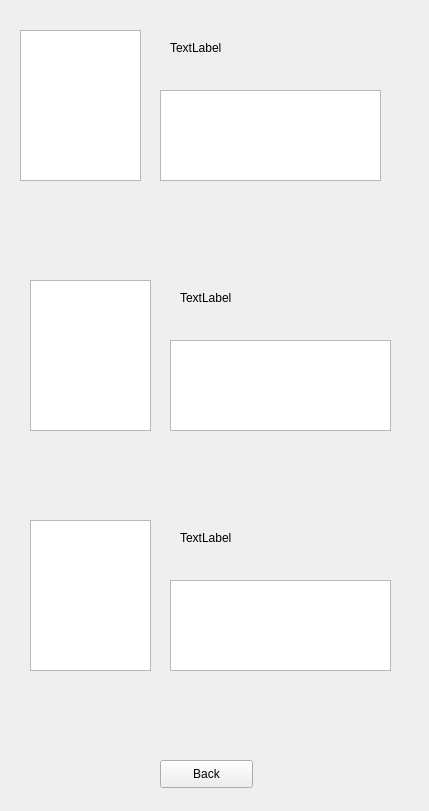
<?xml version="1.0" encoding="UTF-8"?>
<ui version="4.0">
 <class>Form</class>
 <widget class="QWidget" name="Form">
  <property name="geometry">
   <rect>
    <x>0</x>
    <y>0</y>
    <width>429</width>
    <height>811</height>
   </rect>
  </property>
  <property name="windowTitle">
   <string>Form</string>
  </property>
  <widget class="QGraphicsView" name="graphicsView">
   <property name="geometry">
    <rect>
     <x>20</x>
     <y>30</y>
     <width>121</width>
     <height>151</height>
    </rect>
   </property>
  </widget>
  <widget class="QGraphicsView" name="graphicsView_2">
   <property name="geometry">
    <rect>
     <x>30</x>
     <y>280</y>
     <width>121</width>
     <height>151</height>
    </rect>
   </property>
  </widget>
  <widget class="QGraphicsView" name="graphicsView_3">
   <property name="geometry">
    <rect>
     <x>30</x>
     <y>520</y>
     <width>121</width>
     <height>151</height>
    </rect>
   </property>
  </widget>
  <widget class="QPushButton" name="pushButton">
   <property name="geometry">
    <rect>
     <x>160</x>
     <y>760</y>
     <width>93</width>
     <height>28</height>
    </rect>
   </property>
   <property name="text">
    <string>Back</string>
   </property>
  </widget>
  <widget class="QLabel" name="label">
   <property name="geometry">
    <rect>
     <x>170</x>
     <y>40</y>
     <width>72</width>
     <height>15</height>
    </rect>
   </property>
   <property name="text">
    <string>TextLabel</string>
   </property>
  </widget>
  <widget class="QTextBrowser" name="textBrowser">
   <property name="geometry">
    <rect>
     <x>160</x>
     <y>90</y>
     <width>221</width>
     <height>91</height>
    </rect>
   </property>
  </widget>
  <widget class="QLabel" name="label_2">
   <property name="geometry">
    <rect>
     <x>180</x>
     <y>290</y>
     <width>72</width>
     <height>15</height>
    </rect>
   </property>
   <property name="text">
    <string>TextLabel</string>
   </property>
  </widget>
  <widget class="QTextBrowser" name="textBrowser_2">
   <property name="geometry">
    <rect>
     <x>170</x>
     <y>340</y>
     <width>221</width>
     <height>91</height>
    </rect>
   </property>
  </widget>
  <widget class="QLabel" name="label_3">
   <property name="geometry">
    <rect>
     <x>180</x>
     <y>530</y>
     <width>72</width>
     <height>15</height>
    </rect>
   </property>
   <property name="text">
    <string>TextLabel</string>
   </property>
  </widget>
  <widget class="QTextBrowser" name="textBrowser_3">
   <property name="geometry">
    <rect>
     <x>170</x>
     <y>580</y>
     <width>221</width>
     <height>91</height>
    </rect>
   </property>
  </widget>
 </widget>
 <resources/>
 <connections/>
</ui>
